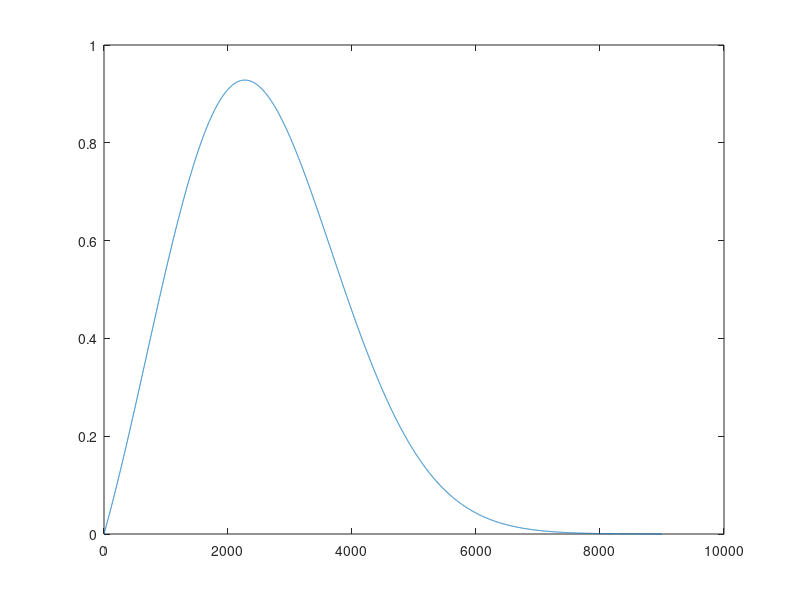

Reproduce this figure in MATLAB.
clc
clear all
close all
t=0:2.5*3600;
deltat= t(length(t));
%mu=deltat/2;
mu=1000;
sigma=1700;
A=2/3700;
%p=A*(normpdf(t,mu,sigma)+1);
p=t.*A.*exp(-(t-mu).^2/(2*sigma^2));
ptot=floor(sum(p));
ptot
figure 
plot(t,p)
